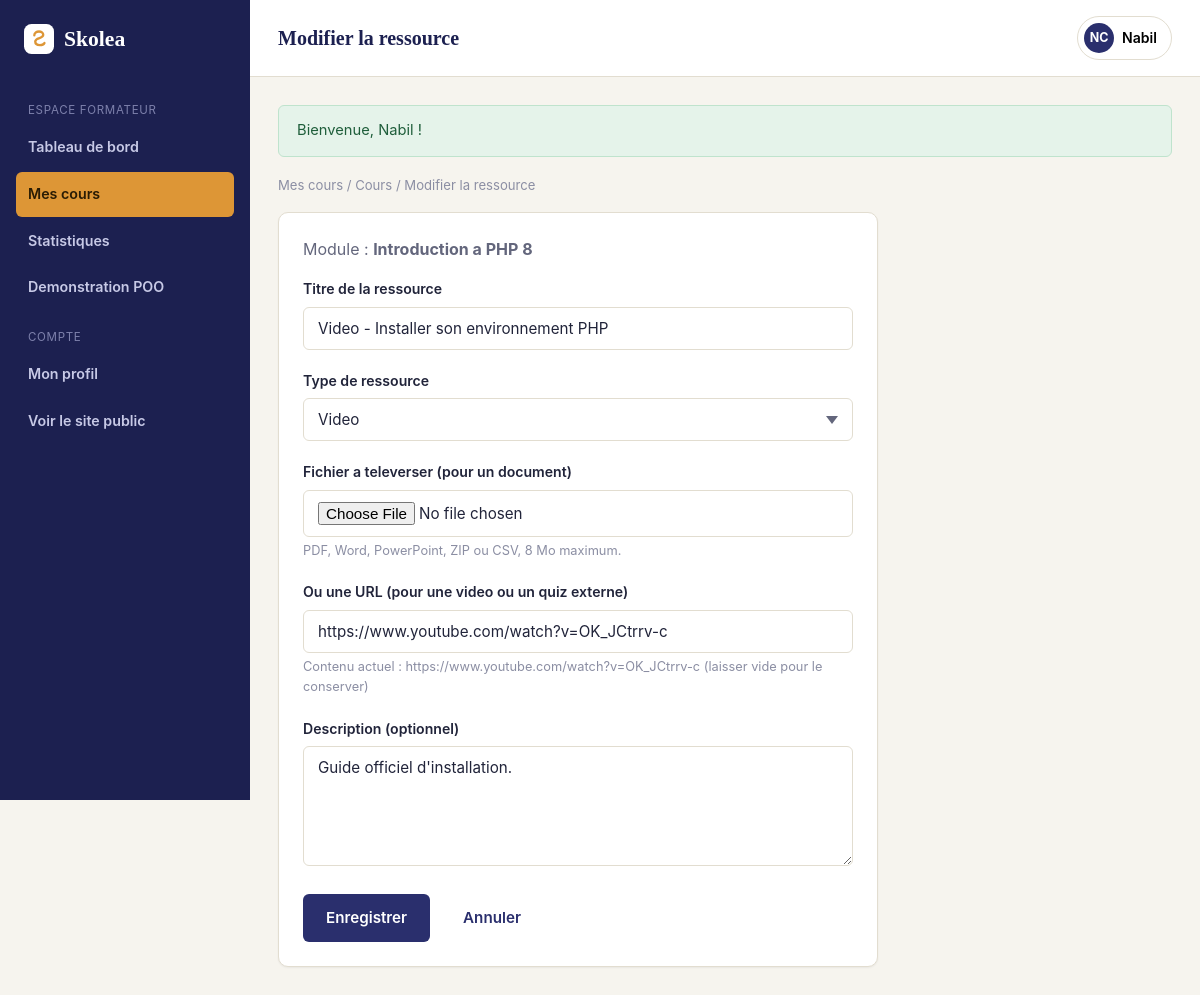
/SkoleaMVC/View/BackOffice/formateur_ressource_modifier.php?id=2 (signed in), run on the app's committed database.
### tables this page shows
CREATE TABLE ressources (
    id              INT UNSIGNED AUTO_INCREMENT PRIMARY KEY,
    module_id       INT UNSIGNED NOT NULL,
    titre           VARCHAR(150) NOT NULL,
    type            ENUM('document', 'video', 'quiz') NOT NULL,
    contenu         VARCHAR(255) NOT NULL COMMENT 'chemin du fichier ou URL',
    description     VARCHAR(255) NULL,
    date_creation   DATETIME NOT NULL DEFAULT CURRENT_TIMESTAMP,
    CONSTRAINT fk_ressource_module FOREIGN KEY (module_id) REFERENCES modules(id)
        ON DELETE CASCADE ON UPDATE CASCADE
);

CREATE TABLE modules (
    id              INT UNSIGNED AUTO_INCREMENT PRIMARY KEY,
    cours_id        INT UNSIGNED NOT NULL,
    titre           VARCHAR(150) NOT NULL,
    description     TEXT NULL,
    ordre           INT UNSIGNED NOT NULL DEFAULT 1,
    date_creation   DATETIME NOT NULL DEFAULT CURRENT_TIMESTAMP,
    CONSTRAINT fk_module_cours FOREIGN KEY (cours_id) REFERENCES cours(id)
        ON DELETE CASCADE ON UPDATE CASCADE
);

### config.php (called while the page is built)
<?php
class config
{
    private static $pdo = null;
    public static function getConnexion()
    {
        if (!isset(self::$pdo)) {
            $servername = "localhost";
            $username = "root";
            $password = "";
            $dbname = "skolea";
            try {
                self::$pdo = new PDO(
                    "mysql:host=$servername;dbname=$dbname;charset=utf8mb4",
                    $username,
                    $password
                );
                self::$pdo->setAttribute(PDO::ATTR_ERRMODE, PDO::ERRMODE_EXCEPTION);
                self::$pdo->setAttribute(PDO::ATTR_DEFAULT_FETCH_MODE, PDO::FETCH_ASSOC);
            } catch (Exception $e) {
                die('Erreur de connexion : ' . $e->getMessage());
            }
        }
        return self::$pdo;
    }
}

### SkoleaMVC/Controller/RessourceController.php (called while the page is built, shortened)
<?php
class RessourceController
{
    private $model;
    public function __construct()
    {
        $this->model = new Ressource();
    }
    public function trouverPourFormateur($id, $formateurId)
    {
        $ressource = $this->model->findAvecCours($id);
        return $ressource;
    }
}

### SkoleaMVC/Model/Ressource.php (called while the page is built, shortened)
<?php
class Ressource
{
    private $pdo;
    public function __construct()
    {
        $this->pdo = config::getConnexion();
    }
    public function findAvecCours($id)
    {
        $stmt = $this->pdo->prepare('
            SELECT r.*, m.cours_id, m.titre AS module_titre, c.formateur_id
            FROM ressources r
            INNER JOIN modules m ON m.id = r.module_id
            INNER JOIN cours c ON c.id = m.cours_id
            WHERE r.id = :id
        ');
        $stmt->execute(['id' => $id]);
        return $stmt->fetch() ?: null;
    }
}

### SkoleaMVC/helpers.php (called while the page is built, shortened)
<?php
function e($value)
{
    return htmlspecialchars($value ?? '', ENT_QUOTES, 'UTF-8');
}
function old($old, $key, $default = '')
{
    return e($old[$key] ?? $default);
}
function type_ressource_label($type)
{
    if ($type === 'document') return 'Document';
    if ($type === 'video') return 'Video';
    if ($type === 'quiz') return 'Quiz';
    return ucfirst($type);
}

### SkoleaMVC/View/BackOffice/formateur_ressource_modifier.php (the view, shortened to what this page needs)
<?php
require_once __DIR__ . '/../../bootstrap.php';
require_once __DIR__ . '/../../Model/Ressource.php';
require_once __DIR__ . '/../../Controller/RessourceController.php';
$formateurId = (int) $_SESSION['utilisateur']['id'];
$ressourceController = new RessourceController();
$id = (int) ($_GET['id'] ?? 0);
$ressource = $ressourceController->trouverPourFormateur($id, $formateurId);
$old = $ressource;
$errors = [];
require __DIR__ . '/includes/header.php';
?>
<div class="breadcrumb">
    <a href="formateur_cours.php">Mes cours</a> /
    <a href="formateur_cours_show.php?id=<?= $ressource['cours_id'] ?>">Cours</a> /
    Modifier la ressource
</div>
<div class="card" style="max-width:600px;">
    <div class="card-body">
        <p class="text-muted" style="margin-top:0;">Module : <strong><?= e($ressource['module_titre']) ?></strong></p>
        <form method="post" action="formateur_ressource_modifier.php?id=<?= $id ?>"
              enctype="multipart/form-data" id="form-ressource" data-contenu-existant="1" novalidate>
            <div class="form-group">
                <label class="form-label" for="titre">Titre de la ressource</label>
                <input type="text" id="titre" name="titre" class="form-control<?= isset($errors['titre']) ? ' is-invalid' : '' ?>"
                       value="<?= old($old, 'titre') ?>" placeholder="Ex : Support de cours PDF">
            </div>
            <div class="form-group">
                <label class="form-label" for="type">Type de ressource</label>
                <select id="type" name="type" class="form-control">
                    <?php foreach (['document', 'video', 'quiz'] as $t): ?>
                        <option value="<?= e($t) ?>" <?= ($old['type'] ?? 'document') === $t ? 'selected' : '' ?>><?= e(type_ressource_label($t)) ?></option>
                    <?php endforeach; ?>
                </select>
            </div>
            <div class="form-group">
                <label class="form-label" for="fichier">Fichier a televerser (pour un document)</label>
                <input type="file" id="fichier" name="fichier" class="form-control<?= isset($errors['fichier']) ? ' is-invalid' : '' ?>"
                       accept=".pdf,.doc,.docx,.ppt,.pptx,.zip,.csv">
                <p class="form-hint">PDF, Word, PowerPoint, ZIP ou CSV, 8 Mo maximum.</p>
            </div>
            <div class="form-group">
                <label class="form-label" for="contenu">Ou une URL (pour une video ou un quiz externe)</label>
                <input type="text" id="contenu" name="contenu" class="form-control<?= isset($errors['contenu']) ? ' is-invalid' : '' ?>"
                       value="<?= old($old, 'contenu') ?>" placeholder="https://...">
                <?php if (!empty($ressource['contenu'])): ?>
                    <p class="form-hint">Contenu actuel : <?= e($ressource['contenu']) ?> (laisser vide pour le conserver)</p>
                <?php endif; ?>
            </div>
            <div class="form-group">
                <label class="form-label" for="description">Description (optionnel)</label>
                <textarea id="description" name="description" class="form-control" rows="3"
                          placeholder="Un resume de ce que contient cette ressource"><?= old($old, 'description') ?></textarea>
            </div>
            <div class="cluster" style="margin-top:8px;">
                <button type="submit" class="btn btn-primary">Enregistrer</button>
                <a href="formateur_cours_show.php?id=<?= $ressource['cours_id'] ?>" class="btn btn-ghost">Annuler</a>
            </div>
        </form>
    </div>
</div>
<?php require __DIR__ . '/includes/footer.php'; ?>

### SkoleaMVC/assets/css/app.css (style rules this page uses)
:root { --color-bg: #f6f4ee; --color-surface: #ffffff; --color-surface-alt: #efece2; --color-border: #e2ddd0; --color-text: #21243a; --color-text-muted: #63667c; --color-text-soft: #8b8ea3; --color-primary: #2a2f6d; --color-primary-dark: #1c2050; --color-primary-light: #4c56a6; --color-accent: #dd9636; --color-accent-dark: #b87a24; --color-success: #2e8b57; --color-success-bg: #e5f3ea; --color-warning: #c77d22; --color-warning-bg: #faf0e0; --color-danger: #c1443a; --color-danger-bg: #fbe9e7; --color-info: #2f6f9e; --color-info-bg: #e7f1f7; --font-heading: Cambria, Georgia, 'Times New Roman', serif; --font-body: -apple-system, BlinkMacSystemFont, 'Segoe UI', Roboto, Helvetica, Arial, sans-serif; --radius-sm: 6px; --radius-md: 10px; --radius-lg: 18px; --shadow-sm: 0 1px 2px rgba(33, 36, 58, 0.06); --shadow-md: 0 8px 24px rgba(33, 36, 58, 0.08); --shadow-lg: 0 16px 40px rgba(33, 36, 58, 0.14); --container-width: 1140px; }
*, *::before, *::after { box-sizing: border-box; }
html { -webkit-text-size-adjust: 100%; scroll-behavior: smooth; }
body { margin: 0; background: var(--color-bg); color: var(--color-text); font-family: var(--font-body); font-size: 16px; line-height: 1.6; -webkit-font-smoothing: antialiased; }
a { color: inherit; text-decoration: none; }
button { font: inherit; }
p { margin: 0 0 1em; }
.text-muted { color: var(--color-text-muted); }
.cluster { display: flex; align-items: center; gap: 10px; flex-wrap: wrap; }
.btn { display: inline-flex; align-items: center; justify-content: center; gap: 8px; border: 1px solid transparent; border-radius: var(--radius-sm); padding: 11px 22px; font-size: .95rem; font-weight: 600; cursor: pointer; transition: transform .12s ease, box-shadow .12s ease, background-color .12s ease, border-color .12s ease; white-space: nowrap; }
.btn-primary { background: var(--color-primary); color: #fff; }
.btn-ghost { background: transparent; color: var(--color-primary); }
.card { background: var(--color-surface); border: 1px solid var(--color-border); border-radius: var(--radius-md); box-shadow: var(--shadow-sm); }
.card-body { padding: 24px; }
.form-group { margin-bottom: 20px; }
.form-label { display: block; font-weight: 600; font-size: .88rem; margin-bottom: 6px; color: var(--color-text); }
.form-hint { font-size: .8rem; color: var(--color-text-soft); margin-top: 4px; }
.form-control { width: 100%; padding: 11px 14px; border: 1px solid var(--color-border); border-radius: var(--radius-sm); background: var(--color-surface); font-family: inherit; font-size: .95rem; color: var(--color-text); transition: border-color .12s ease, box-shadow .12s ease; }
textarea.form-control { resize: vertical; min-height: 120px; }
select.form-control { appearance: none; background-repeat: no-repeat; background-position: right 14px center; padding-right: 34px; }
.breadcrumb { font-size: .82rem; color: var(--color-text-soft); margin-bottom: 16px; }

### data on the page
ressources: module.titre "Introduction a PHP 8", titre "Video - Installer son environnement PHP", contenu "https://www.youtube.com/watch?v=OK_JCtrrv-c", description "Guide officiel d'installation."

### other printed values
$pageTitle "Modifier la ressource"
$utilisateur['prenom'] "Nabil"
$message "Bienvenue, Nabil !"
form field type "Video"
